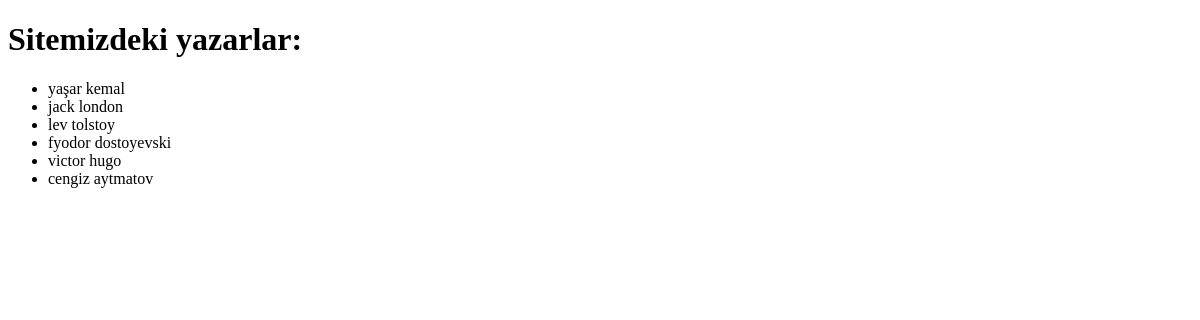
/books/authors/, run on an earlier commit of the app's database.
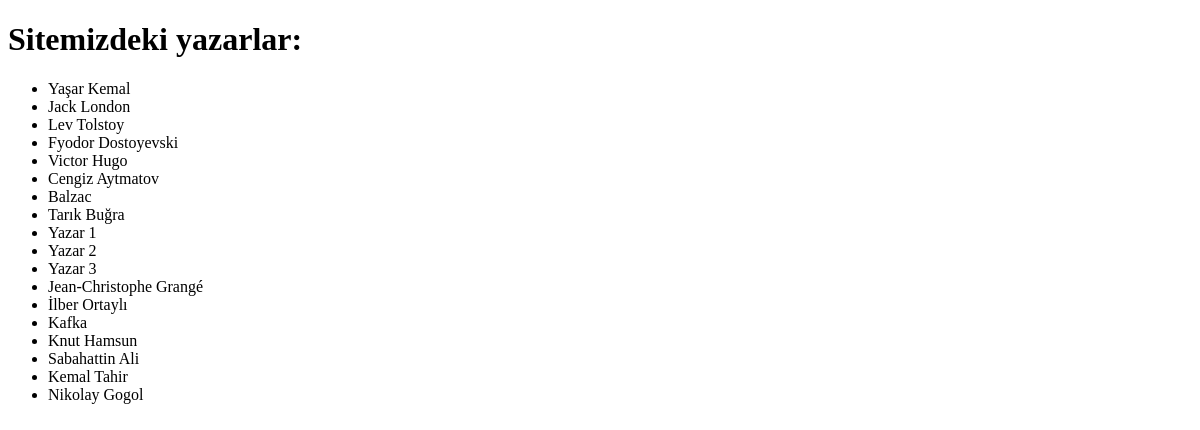
And on a later commit of the database.
### books/models.py (models this page shows, shortened)
class Author(models.Model):
    name = models.CharField(max_length=100)
    slug = models.SlugField(max_length=100, unique=True, blank=True, null=True, default=None)
    image = models.ImageField(upload_to="image", default="")
    biography = models.TextField(max_length=1000, blank=True, null=True)
    def __str__(self):
        return self.name
    class Meta:
        verbose_name = "Yazar"
        verbose_name_plural = "Yazarlar"

### books/views.py (the view)
# urls.py: path("authors/", views.authors, name="authors"),
def authors(request):
    authors = Author.objects.all()
    context = {"authors": authors}
    return render(request, "books/authors.html", context)

### books/templates/books/authors.html (shortened to what this page needs)
<!DOCTYPE html>
<html lang="en">
<head>
</head>
<body>
    <h1>Sitemizdeki yazarlar:</h1>
    <p>
        <ul>
            {% for author in authors %}
                <li>{{ author }}</li>
            {% endfor %}
        </ul>
    </p>
</body>
</html>

What changed in the data, as far as the page shows it:
changed Author: name "yaşar kemal" → "Yaşar Kemal"
changed Author: name "jack london" → "Jack London"
changed Author: name "lev tolstoy" → "Lev Tolstoy"
changed Author: name "fyodor dostoyevski" → "Fyodor Dostoyevski"
changed Author: name "victor hugo" → "Victor Hugo"
changed Author: name "cengiz aytmatov" → "Cengiz Aytmatov"
added Author: name "Balzac"
added Author: name "Tarık Buğra"
added Author: name "Yazar 1"
added Author: name "Yazar 2"
added Author: name "Yazar 3"
added Author: name "Jean-Christophe Grangé"
added Author: name "İlber Ortaylı"
added Author: name "Kafka"
added Author: name "Knut Hamsun"
added Author: name "Sabahattin Ali"
added Author: name "Kemal Tahir"
added Author: name "Nikolay Gogol"
